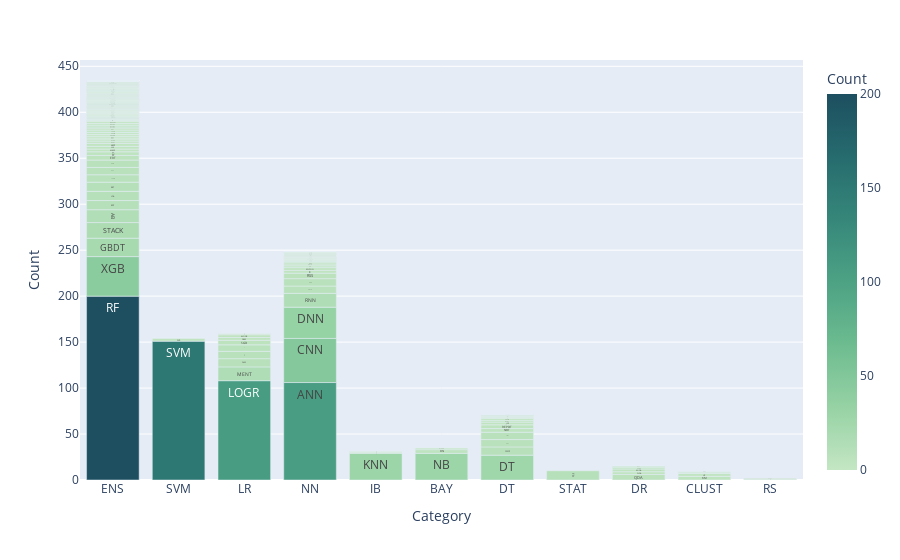

Source (notebook cell):
### Markdown cell above
## Landslides

### Code cell
landslides_counts = getTechniqueCount(landslides, landslides_legend)
plot_data(landslides_counts,False, False, 0)

### Figure 1 — Plotly figure (JSON) as saved in the notebook; plotly's stock layout.template omitted (floating-point values rounded to 4 significant figures; data arrays with more than 128 entries replaced by an {"elided": "..."} marker saying what was removed)
{"data": [{"alignmentgroup": "True", "hovertemplate": "Category=%{x}<br>Count=%{marker.color}<br>Filtered Tag=%{text}<extra></extra>", "legendgroup": "", "marker": {"color": {"elided": "149 int values"}, "coloraxis": "coloraxis", "pattern": {"shape": ""}}, "name": "", "offsetgroup": "", "orientation": "v", "showlegend": false, "text": {"elided": "149 str values"}, "textposition": "inside", "type": "bar", "x": {"elided": "149 str values"}, "xaxis": "x", "y": {"elided": "149 int values"}, "yaxis": "y"}], "layout": {"barmode": "relative", "coloraxis": {"colorbar": {"title": {"text": "Count"}}, "colorscale": [[0, "rgb(196, 230, 195)"], [0.1667, "rgb(150, 210, 164)"], [0.3333, "rgb(109, 188, 144)"], [0.5, "rgb(77, 162, 132)"], [0.6667, "rgb(54, 135, 122)"], [0.8333, "rgb(38, 107, 110)"], [1, "rgb(29, 79, 96)"]]}, "legend": {"tracegroupgap": 0}, "margin": {"t": 60}, "xaxis": {"anchor": "y", "domain": [0, 1], "title": {"text": "Category"}}, "yaxis": {"anchor": "x", "domain": [0, 1], "title": {"text": "Count"}}}}
